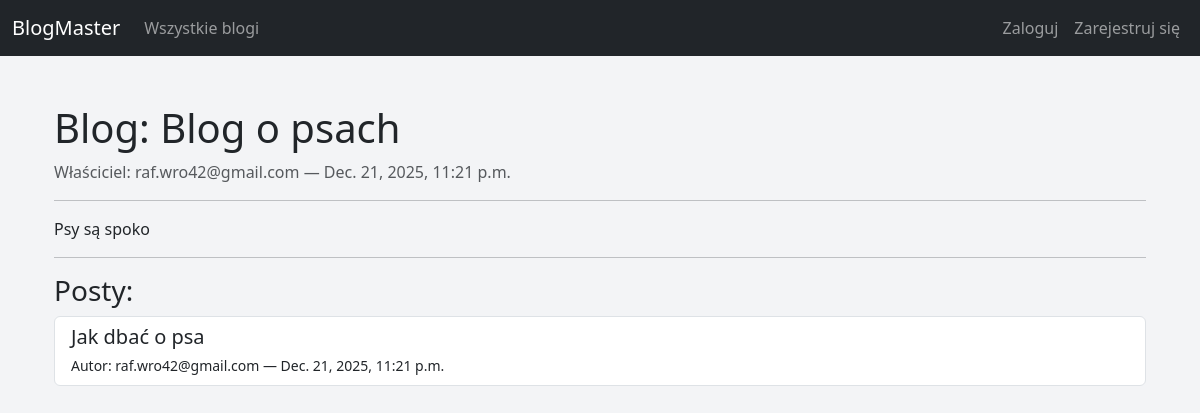
The page /blogs/1/ on the database as committed earlier.
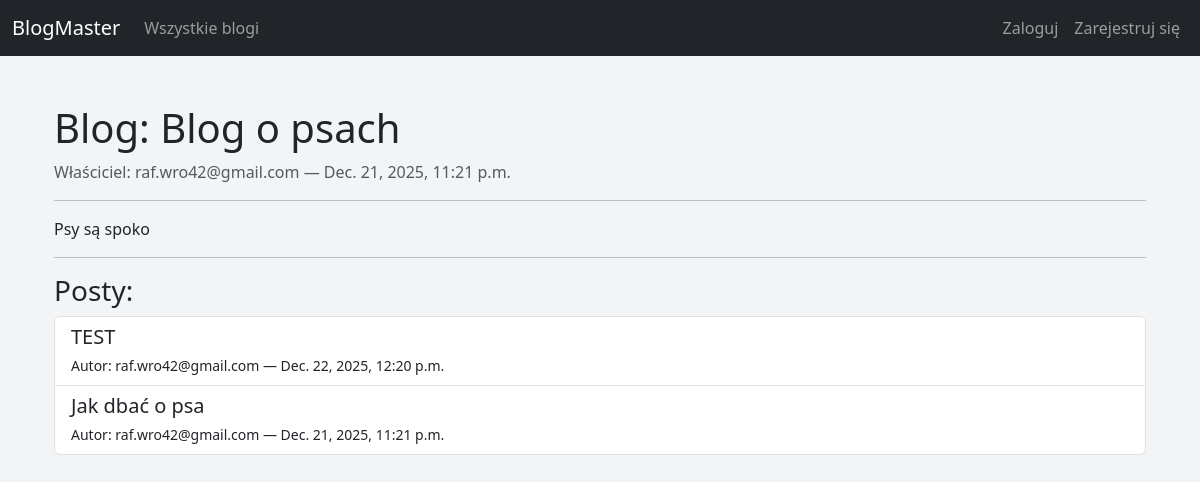
The same page on the database as committed later.
### posts/models.py (models this page shows, shortened)
class Post(models.Model):
    blog = models.ForeignKey(Blog, on_delete=models.CASCADE, related_name='posts')
    author = models.ForeignKey(User, on_delete=models.SET_NULL, null=True)
    title = models.CharField(max_length=200)
    content = models.TextField()
    created_at = models.DateTimeField(auto_now_add=True)
    updated_at = models.DateTimeField(auto_now=True)
    likes = models.ManyToManyField(User, related_name="liked_posts", blank=True)

### accounts/models.py (models this page shows)
class CustomUser(AbstractBaseUser, PermissionsMixin):
    email = models.EmailField(unique=True)
    date_joined = models.DateTimeField(default=timezone.now)
    is_active = models.BooleanField(default=True)
    is_staff = models.BooleanField(default=False)
    USERNAME_FIELD = "email"
    REQUIRED_FIELDS = []  # nie wymagamy nic więcej przy tworzeniu superusera
    objects = CustomUserManager()
    def __str__(self):
        return self.email

### blogs/views.py (the view)
# urls.py: path('<int:pk>/', views.blog_detail, name='blog_detail'),
def blog_detail(request, pk):
    blog = get_object_or_404(Blog, pk=pk)
    posts = blog.posts.order_by('-created_at')
    return render(request, 'blogs/blog_detail.html', {
        'blog': blog,
        'posts': posts,
    })

### blogs/templates/blogs/blog_detail.html (shortened to what this page needs)
{% extends 'base.html' %}
{% block content %}
<div class="container mt-4">
    <h1>Blog: {{ blog.title }}</h1>
    <p class="text-muted">Właściciel: {{ blog.owner.email }} — {{ blog.created_at }}</p>
    <hr>
    <p>{{ blog.description }}</p>
    <hr>
    <h3>Posty:</h3>
    <div class="list-group">
        {% for post in posts %}
            <div class="list-group-item list-group-item-action d-flex justify-content-between align-items-center flex-wrap">
                <div>
                    <a href="{% url 'post_detail' post.pk %}" class="text-decoration-none text-dark">
                        <h5 class="mb-1">{{ post.title }}</h5>
                        <small>Autor: {{ post.author }} — {{ post.created_at }}</small>
                    </a>
                </div>
            </div>
        {% empty %}
            <p>Brak postów w tym blogu.</p>
        {% endfor %}
    </div>
</div>
{% endblock %}

Rows that differ between the two databases and show on the page:
added Post: title "TEST", author "raf.wro42@gmail.com", created_at "Dec. 22, 2025, 12:20 p.m."
